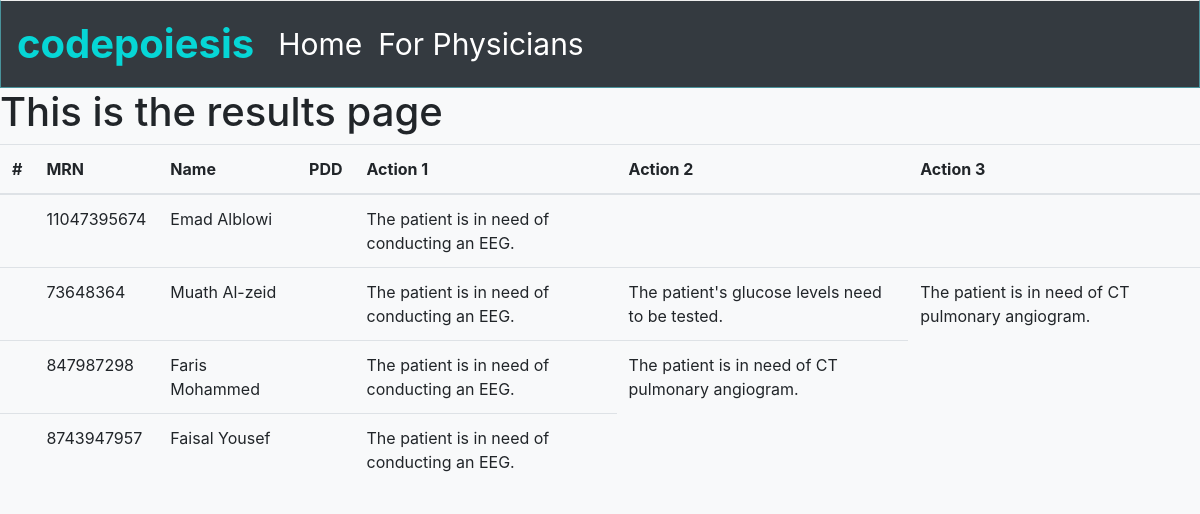
/results/, run on an earlier commit of the app's database.
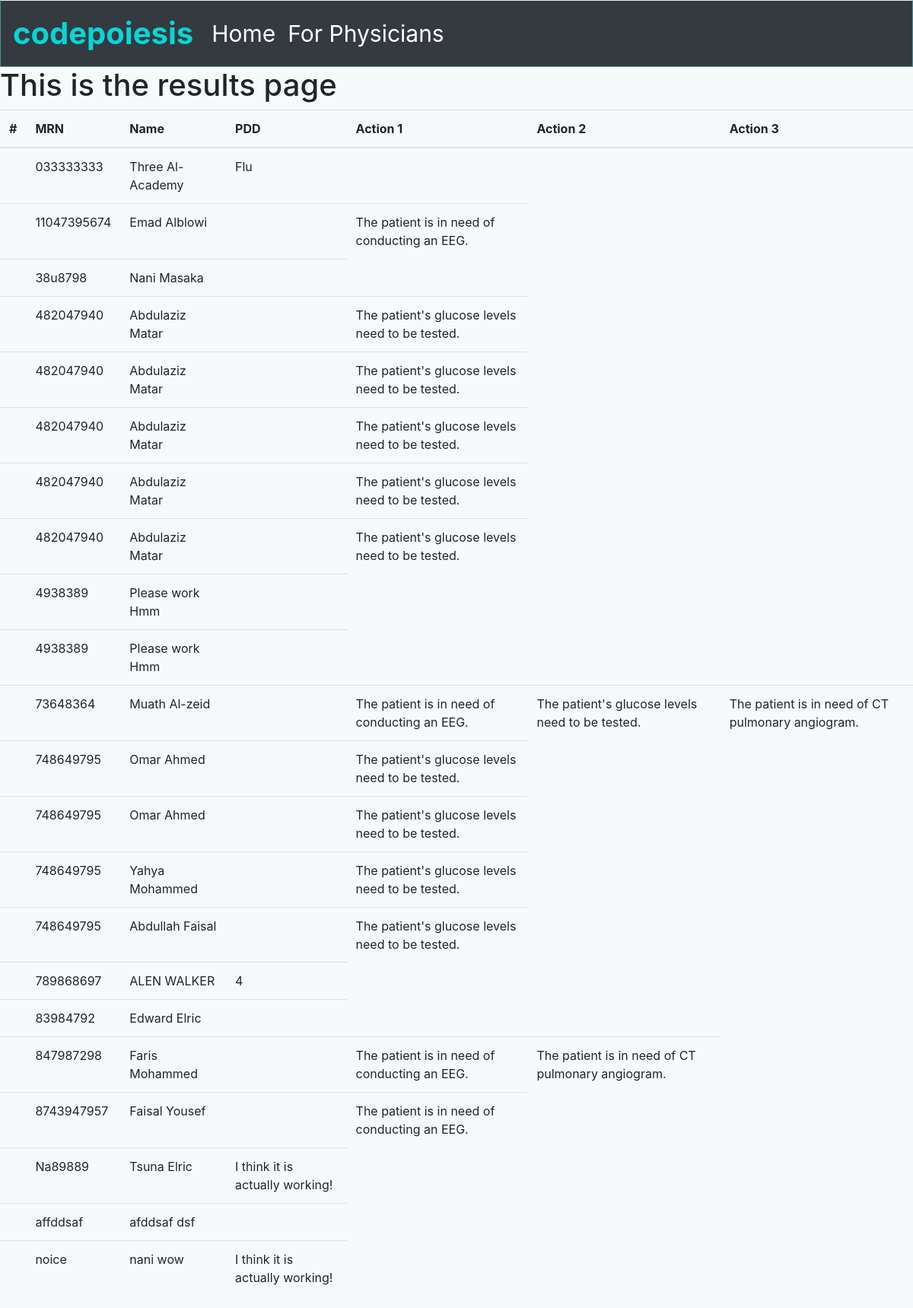
And on a later commit of the database.
### emergency/models.py (models this page shows)
class Symx(models.Model):
    MRN_number = models.CharField(max_length=264)
    first_name = models.CharField(max_length=264)
    last_name = models.CharField(max_length=264)
    first_symx = models.CharField(max_length=264)
    second_symx = models.CharField(max_length=264)
    third_symx = models.CharField(max_length=264)
    fourth_symx = models.CharField(max_length=264, blank=True)
    fifth_symx = models.CharField(max_length=264, blank=True)
    diagnosis = models.CharField(max_length=264, blank=True)
    class test(models.Model):
        test = models.CharField(max_length=264)

### emergency/views.py (the view)
# urls.py: path('results/', views.results, name='results'),
def results(request):
    symptom_list = Symx.objects.order_by('MRN_number')
    symptom_dict = {"symptoms":symptom_list}
    return render(request,'emergency/results.html',context=symptom_dict)

### templates/emergency/results.html (shortened to what this page needs)
<!DOCTYPE html>
{% extends "emergency/base.html" %}
    {% block body_block %}
    <h1>This is the results page</h1>
                    <table class="table">
            <thead>
              <tr>
                <th scope="col">#</th>
                <th scope="col">MRN</th>
                <th scope="col">Name</th>
                <th scope="col">PDD</th>
                <th scope="col">Action 1</th>
                <th scope="col">Action 2</th>
                <th scope="col">Action 3</th>
              </tr>
            </thead>
            <tbody>
  {% if symptoms %}
      {% for person in symptoms %}
              <tr>
                <th scope="row"></th>
                <td>{{person.MRN_number}}</td>
                <td>{{person.first_name}} {{person.last_name}}</td>
                <td>{{person.diagnosis}}</td>
                {% if  person.second_symx == "weakness in one side of the body" or person.second_symx == "sudden confusion" or person.second_symx == "trouble speaking" or person.second_symx == "sudden trouble in vision" or person.second_symx == "loss of balance" %}
                <td>The patient is in need of conducting an EEG.</td>
                {% endif %}
                {% if  person.third_symx == "weakness in one side of the body" or person.third_symx == "sudden confusion" or person.third_symx == "trouble speaking" or person.third_symx == "sudden trouble in vision" or person.third_symx == "loss of balance" %}
                <td>The patient is in need of conducting an EEG.</td>
                {% endif %}
                {% if  person.first_symx == "confusion" or person.first_symx == "visual disturbances" or person.first_symx == "Seziure" or person.first_symx == "loss of consciousness" %}
                <td>The patient's glucose levels need to be tested.</td>
                {% endif %}
                {% if  person.third_symx == "confusion" or person.third_symx == "visual disturbances" or person.third_symx == "Seziure" or person.third_symx == "loss of consciousness" %}
                <td>The patient's glucose levels need to be tested.</td>
                {% endif %}
                {% if  person.fourth_symx == "confusion" or person.fourth_symx == "visual disturbances" or person.fourth_symx == "Seziure" or person.fourth_symx == "loss of consciousness" %}
                <td>The patient's glucose levels need to be tested.</td>
                {% endif %}
                {% if  person.second_symx == "sudden shortness of breath" or person.second_symx == "rapid respiratory rate" or person.second_symx == "coughing up blood" %}
                <td>The patient is in need of CT pulmonary angiogram.</td>
                {% endif %}
                {% if  person.fourth_symx == "sudden shortness of breath" or person.fourth_symx == "rapid respiratory rate" or person.fourth_symx == "coughing up blood" %}
                <td>The patient is in need of CT pulmonary angiogram.</td>
                {% endif %}
              </tr>
        {% endfor %}
    {% endif %}
                </tbody>
              </table>
    {% endblock %}

What changed in the data, as far as the page shows it:
added Symx: MRN_number "033333333", first_name "Three", last_name "Al-Academy", diagnosis "Flu"
added Symx: MRN_number "38u8798", first_name "Nani", last_name "Masaka"
added Symx: MRN_number "482047940", first_name "Abdulaziz", last_name "Matar", shows "The patient's glucose levels need to be tested."
added Symx: MRN_number "482047940", first_name "Abdulaziz", last_name "Matar", shows "The patient's glucose levels need to be tested."
added Symx: MRN_number "482047940", first_name "Abdulaziz", last_name "Matar", shows "The patient's glucose levels need to be tested."
added Symx: MRN_number "482047940", first_name "Abdulaziz", last_name "Matar", shows "The patient's glucose levels need to be tested."
added Symx: MRN_number "482047940", first_name "Abdulaziz", last_name "Matar", shows "The patient's glucose levels need to be tested."
added Symx: MRN_number "4938389", first_name "Please work", last_name "Hmm"
added Symx: MRN_number "4938389", first_name "Please work", last_name "Hmm"
added Symx: MRN_number "748649795", first_name "Omar", last_name "Ahmed", shows "The patient's glucose levels need to be tested."
added Symx: MRN_number "748649795", first_name "Omar", last_name "Ahmed", shows "The patient's glucose levels need to be tested."
added Symx: MRN_number "748649795", first_name "Yahya", last_name "Mohammed", shows "The patient's glucose levels need to be tested."
added Symx: MRN_number "748649795", first_name "Abdullah", last_name "Faisal", shows "The patient's glucose levels need to be tested."
added Symx: MRN_number "789868697", first_name "ALEN", last_name "WALKER", diagnosis "4"
added Symx: MRN_number "83984792", first_name "Edward", last_name "Elric"
added Symx: MRN_number "Na89889", first_name "Tsuna", last_name "Elric", diagnosis "I think it is actually working!"
added Symx: MRN_number "affddsaf", first_name "afddsaf", last_name "dsf"
added Symx: MRN_number "noice", first_name "nani", last_name "wow", diagnosis "I think it is actually working!"
